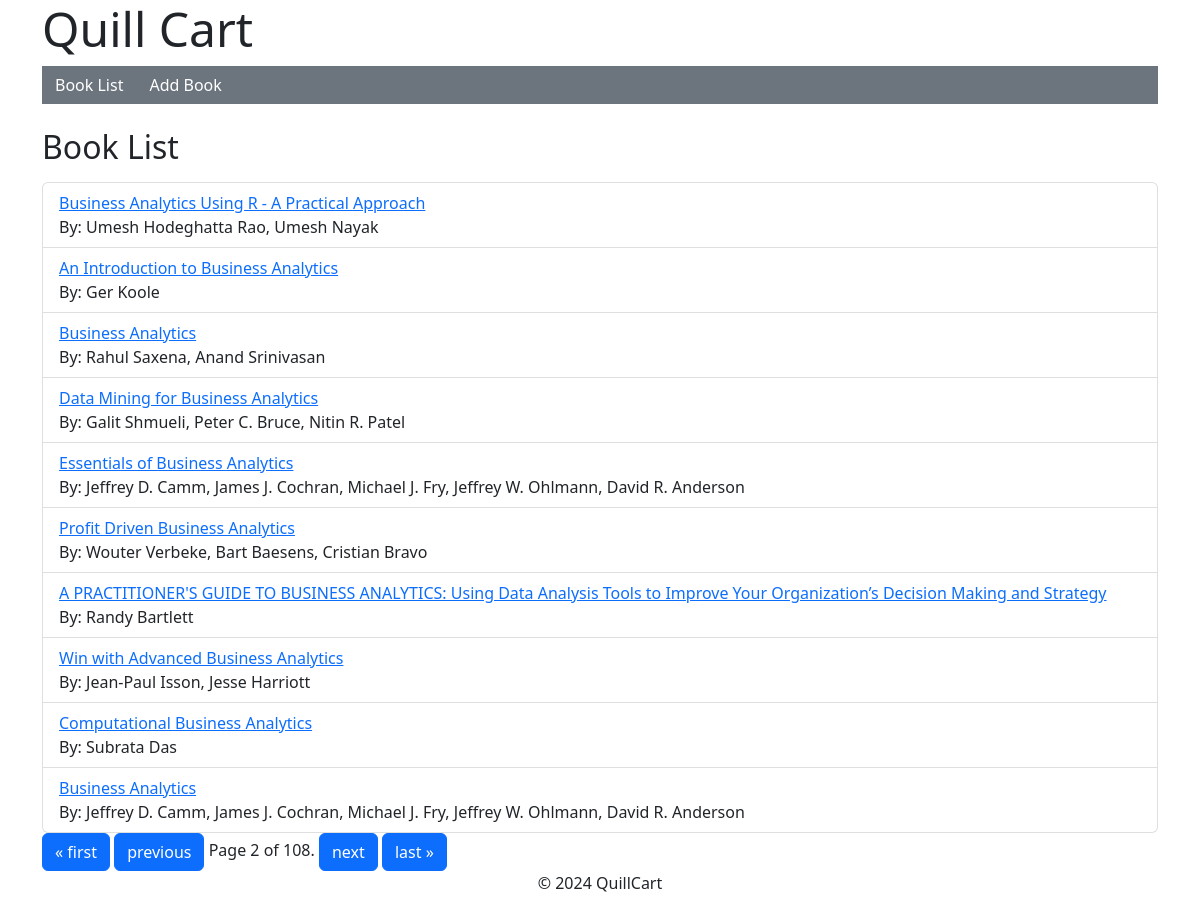
Page /books/?page=2 on the committed database.
### quillcart/models.py (models this page shows, shortened)
class Book(models.Model):
    custom_id = models.DecimalField(max_digits=20, decimal_places=0, primary_key=True)
    title = models.CharField(max_length=255)
    subtitle = models.CharField(max_length=255, null=True, blank=True)
    authors = models.CharField(max_length=255)
    publisher = models.CharField(max_length=255)
    published_date = models.DateField()
    category = models.CharField(max_length=255)
    distribution_expense = models.DecimalField(max_digits=5, decimal_places=2)

### quillcart/views.py (the view)
# urls.py: path('books/', views.book_list, name='book_list'),
def book_list(request):
    books = Book.objects.all()
    paginator = Paginator(books, 10)  # Show 10 books per page
    page_number = request.GET.get('page')
    try:
        page = paginator.page(page_number)
    except PageNotAnInteger:
        page = paginator.page(1)
    except EmptyPage:
        page = paginator.page(paginator.num_pages)
    return render(request, 'quillcart/book_list.html', {'books': page})

### quillcart/templates/quillcart/book_list.html (shortened to what this page needs)
{% extends "base.html" %}
{% load custom_pagination %}
{% block content %}
    <h2 class="mt-4 mb-3">Book List</h2>
    <ul class="list-group">
        {% for book in books %}
            <li class="list-group-item">
                <a href="{% url 'quillcart:view_book' book.custom_id %}">{{ book.title }}</a><br>
                By: {{ book.authors }}
            </li>
        {% endfor %}
    </ul>
    <div class="pagination">
        <span class="step-links">
            {% if books.has_previous %}
                <a href="?page=1" class="btn btn-primary">&laquo; first</a>
                <a href="?page={{ books.previous_page_number }}" class="btn btn-primary">previous</a>
            {% endif %}
            <span class="current-page">
                Page {{ books.number }} of {{ books.paginator.num_pages }}.
            </span>
            {% if books.has_next %}
                <a href="?page={{ books.next_page_number }}" class="btn btn-primary">next</a>
                <a href="?page={{ books.paginator.num_pages }}" class="btn btn-primary">last &raquo;</a>
            {% endif %}
        </span>
    </div>
{% endblock %}

### rows in the picture
Book: title "Business Analytics Using R - A Practical Approach", authors "Umesh Hodeghatta Rao, Umesh Nayak"
Book: title "An Introduction to Business Analytics", authors "Ger Koole"
Book: title "Business Analytics", authors "Rahul Saxena, Anand Srinivasan"
Book: title "Data Mining for Business Analytics", authors "Galit Shmueli, Peter C. Bruce, Nitin R. Patel"
Book: title "Essentials of Business Analytics", authors "Jeffrey D. Camm, James J. Cochran, Michael J. Fry, Jeffrey W. Ohlmann, David R. Anderson"
Book: title "Profit Driven Business Analytics", authors "Wouter Verbeke, Bart Baesens, Cristian Bravo"
Book: title "A PRACTITIONER'S GUIDE TO BUSINESS ANALYTICS: Using Data Analysis Tools to Improve Your Organization’s Decision Making and Strategy", authors "Randy Bartlett"
Book: title "Win with Advanced Business Analytics", authors "Jean-Paul Isson, Jesse Harriott"
Book: title "Computational Business Analytics", authors "Subrata Das"
Book: title "Business Analytics", authors "Jeffrey D. Camm, James J. Cochran, Michael J. Fry, Jeffrey W. Ohlmann, David R. Anderson"

### other values in the picture
{{ books.number }} "2"
{{ books.paginator.num_pages }} "108"
